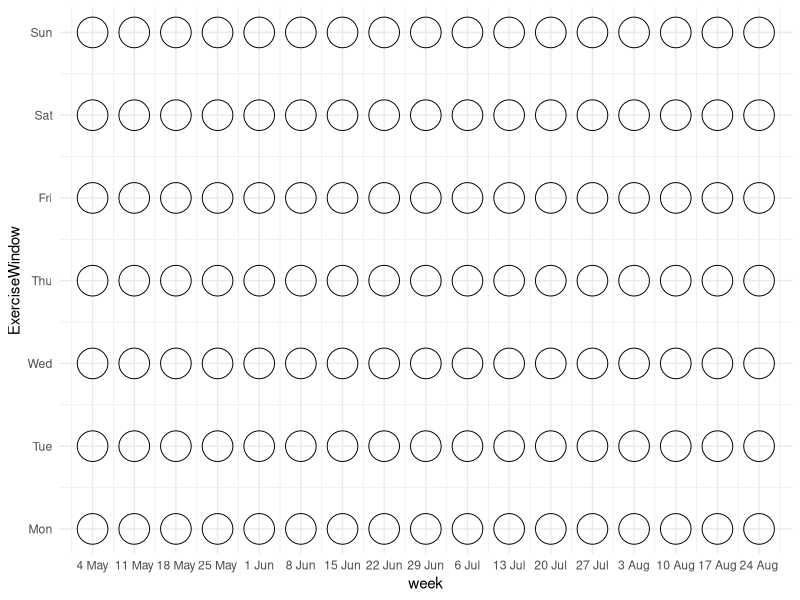

This chart was generated by the following R code:
library(ggplot2)

May <- c(1:31)
June <- c(1:30)
July <- c(1:31)
Aug <- c(1:31)
Sept <- c(1:30)
Oct <- c(1:31)
Nov <- c(1:30)
Dec <- c(1:31)

date <- c(May, June, July, Aug, Sept, Oct, Nov, Dec)

May <- rep("May", 31)
June <-rep("Jun", 30)
July <- rep("Jul", 31)
Aug <- rep("Aug", 31)
Sept <- rep("Sep", 30)
Oct <- rep("Oct", 31)
Nov <- rep("Nov", 30)
Dec <- rep("Dec", 31)

month <- c(May, June, July, Aug, Sept, Oct, Nov, Dec)

rm(May, June, July, Aug, Sept, Oct, Nov, Dec)

week <- c("Mon", "Tue", "Wed", "Thu", "Fri", "Sat", "Sun")

year <- as.data.frame(cbind(month, date))

year <- year[4:nrow(year),]

days <- rep(week, length.out = nrow(year) )

year <- cbind(year, days)

rm(date, days, month, week)

year$DayMonth <- paste(year$date, year$month)

year$week <- rep(1:100, each = 7, length.out = nrow(year))

year$ExerciseWindow <- rep(1:7, length.out = nrow(year))
rownames(year) <- NULL
year <- year[1:119,]
mondays <- year[year$days == "Mon", ]

ggplot(data = year, aes(x = week, y = ExerciseWindow))+
  geom_point(shape = 1, size = 10,) + 
  scale_y_continuous(labels = c("Mon", "Tue", "Wed", "Thu", "Fri", "Sat", "Sun") , breaks = seq(1, 7, by = 1))+
  scale_x_continuous(labels = mondays$DayMonth, breaks = seq(1,17,1)) +
  theme_minimal() 
  